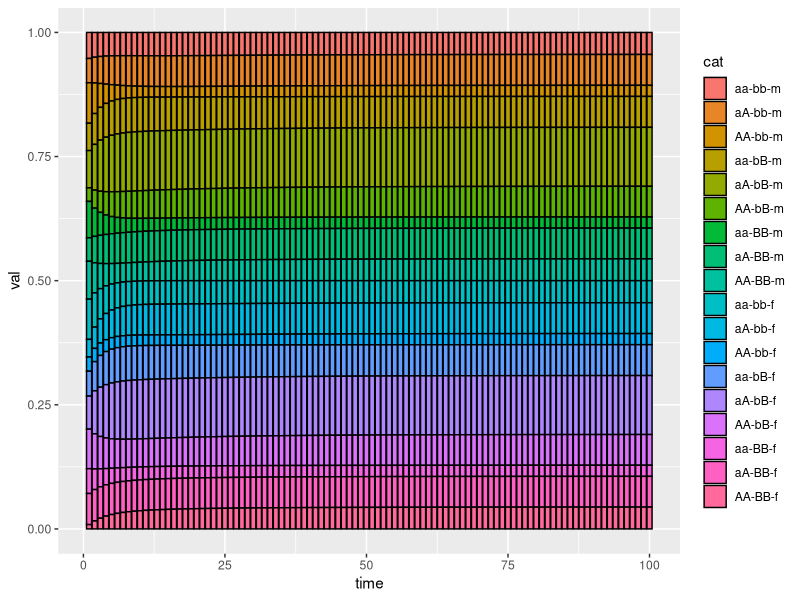

Reproduce this figure in R.
## Matrix-like model for the Fur Seals

popvect <- runif(18)
# popvect <- rep(0,18)
# popvect[c(1,10)] <- 1
dum <- expand.grid(c('a','A'),c('a','A'),'-',c('b','B'),c('b','B'),'-',c('m','f'),stringsAsFactors = FALSE)
dum <- dum[!(dum[,1] == 'A' & dum[,2] == 'a') & !(dum[,4] =='B' & dum[,5] == 'b'),]
colnames(dum) <- c('a1','a2','dash1','b1','b2','dash2','sex')
catnames <- as.character(apply(dum,1, FUN = function(x) paste(x,sep="",collapse="")))
dum2 <- dum
min_val <- 0.1
dum2$p1 <- min_val + 0.5*(1-2*min_val)*(as.numeric(dum2$sex=='m')*(as.numeric(dum2$a1=='A') + as.numeric(dum2$a2=='A')) + as.numeric(dum2$sex=='f')*(as.numeric(dum2$b1=='B') + as.numeric(dum2$b2=='B'))) # probability of going to island 1 for each indiv
dum2$Ascore <- as.numeric(dum2$a1 == 'A') + as.numeric(dum2$a2 == 'A')
dum2$Bscore <- as.numeric(dum2$b1 == 'B') + as.numeric(dum2$b2 == 'B')

names(popvect) <- catnames
surv <- 0.9

calc_off_dist <- function(fem,dum,male.dist){
  # print(summary(male.dist))
  #which alleles does the male contribute
  df.male <- rbind(data.frame(a1=dum$a1,b1=dum$b1,pfat=0.25*male.dist,stringsAsFactors = FALSE),
                   data.frame(a1=dum$a2,b1=dum$b1,pfat=0.25*male.dist,stringsAsFactors = FALSE),
                   data.frame(a1=dum$a1,b1=dum$b2,pfat=0.25*male.dist,stringsAsFactors = FALSE),
                   data.frame(a1=dum$a2,b1=dum$b2,pfat=0.25*male.dist,stringsAsFactors = FALSE))
  # print(summary(df.male))
  df.offs <- as.data.frame(rbind(df.male,df.male,df.male,df.male),stringsAsFactors=FALSE)
  # print(df.offs)
  colnames(df.offs) <- c('a1','b1','pfat')
  
  df.offs$a2 <- rep(rep(c(fem$a1,fem$a2),each=nrow(df.male)),2)
  df.offs$b2 <- rep(c(fem$b1,fem$b2),each=2*nrow(df.male))

  df.offs$pmat <- 0.25
  
  offs <- rep(0,length(male.dist))
  
  df.offs$Ascore <- as.numeric(df.offs$a1 == 'A') + as.numeric(df.offs$a2 == 'A')
  df.offs$Bscore <- as.numeric(df.offs$b1 == 'B') + as.numeric(df.offs$b2 == 'B')
    # print(df.offs)
    # stop("err")
  for(i in 1:nrow(df.offs)){
    loc <- which(df.offs$Ascore[i] == dum$Ascore & df.offs$Bscore[i] == dum$Bscore)
    # print(loc)
    # cat(df.offs$pfat[i]*df.offs$pmat[i],"\n")
    # print(summary(df.offs$pfat))
    # print(summary(df.offs$pmat))
    offs[loc] <- offs[loc] + df.offs$pmat[i]*df.offs$pfat[i]/2
    
  }
  offs
}

make_mat <- function(popvect,dum){

  # male dist isle 1
  male.dist.1 <- dum$p1*popvect*as.numeric(dum$sex=='m')
  if(sum(male.dist.1) > 0){
    male.dist.1 <- male.dist.1 / sum(male.dist.1)
  }
  # male dist isle 2
  male.dist.2 <- (1-dum$p1)*popvect*as.numeric(dum$sex=='m')
  if(sum(male.dist.2) > 0){
    male.dist.2 <- male.dist.2 / sum(male.dist.2)
  }

  A <- matrix(0,nrow=18,ncol=18)
  rownames(A) <- catnames
  colnames(A) <- catnames
  #A[cbind(2:length(popvect),1:(length(popvect)-1))] <- 0.99
  #A[length(popvect),length(popvect)] <- 0.99
  #A[1,length(popvect)] <- 2
  diag(A) <- surv
  for(i in which(dum$sex == 'f')){
    offs.dist.1 <- calc_off_dist(dum[i,],dum,male.dist.1)
    offs.dist.2 <- calc_off_dist(dum[i,],dum,male.dist.2)
    A[,i] <- A[,i] + dum$p1[i]*offs.dist.1 + (1-dum$p1[i])*offs.dist.2
    # print(offs.dist.2)
  }

  # print(A)
  # stop("err")
  return(A)
}

# parameters
Nt <- 100
store <- matrix(NA,nrow=length(popvect),ncol=Nt)
store[,1] <- popvect / sum(popvect)
for(t in 2:Nt){
  A <- make_mat(store[,t-1],dum2)
  store[,t] <- A %*% store[,t-1] 
  store[,t] <- store[,t]/sum(store[,t])
}


normalized <- t(store)/colSums(store)
df <- data.frame(val = as.numeric(normalized), cat = factor(rep(catnames,each=Nt),levels = catnames), time = rep(1:Nt,length(popvect)))
library(ggplot2)

ggplot(df, aes(x=time,y=val,fill=cat)) + geom_col(col="black")
round(normalized[nrow(normalized),],2)
round(Re(eigen(A)$vector[,1]/sum(eigen(A)$vector[,1])),2)
